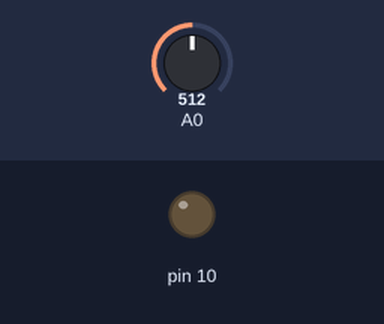
Bench run of a sketch on a simulated Arduino Uno, built with avr-gcc and run on an emulated ATmega328P. On the bench: output pins drawn as LEDs (lit = HIGH). The test bench sets the inputs (shaded band); at power-on: A0 = 512.

Above: at 1.2 s.
1.3 s: A0 set to 6
2.8 s: A0 set to 3
At 3.2 s:
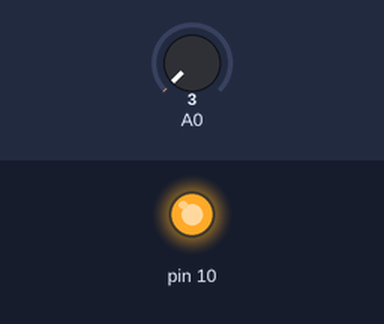
4.3 s: A0 set to 122
At 5.5 s:
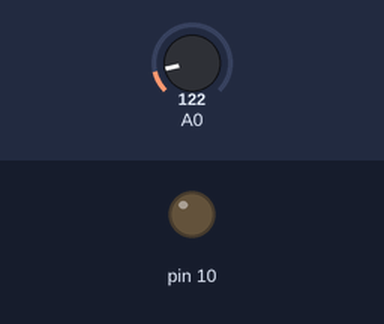
5.8 s: A0 set to 0
At 6.9 s:
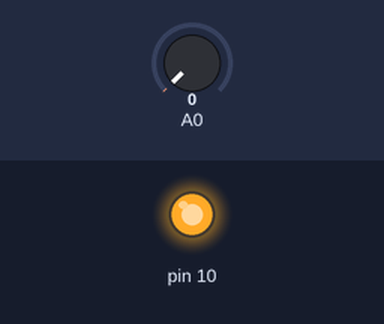
Timing chart, 0 to 8.3 s (numbered marks = the images above; inputs shaded):
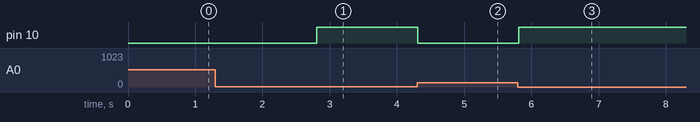

The sketch:

automatic_light_system_.ino
```cpp
int condition = 0;
void setup() {
  pinMode(10,OUTPUT);

}

void loop() {
  condition = analogRead(A0);
  if (condition <5){
   digitalWrite(10,HIGH);
  }
  if (condition >5){
  digitalWrite(10,LOW);
  }
  delay(50);

}
```

Measured:
- the behaviour switches between 5 and 4 on A0 (found by bisection; images 0 and 1)
- after the input at 1.3 s, every drawn part: stays the same
- after the input at 2.8 s, pin 10: LOW → HIGH at once
- after the input at 4.3 s, pin 10: HIGH → LOW at once
- after the input at 5.8 s, pin 10: LOW → HIGH at once
